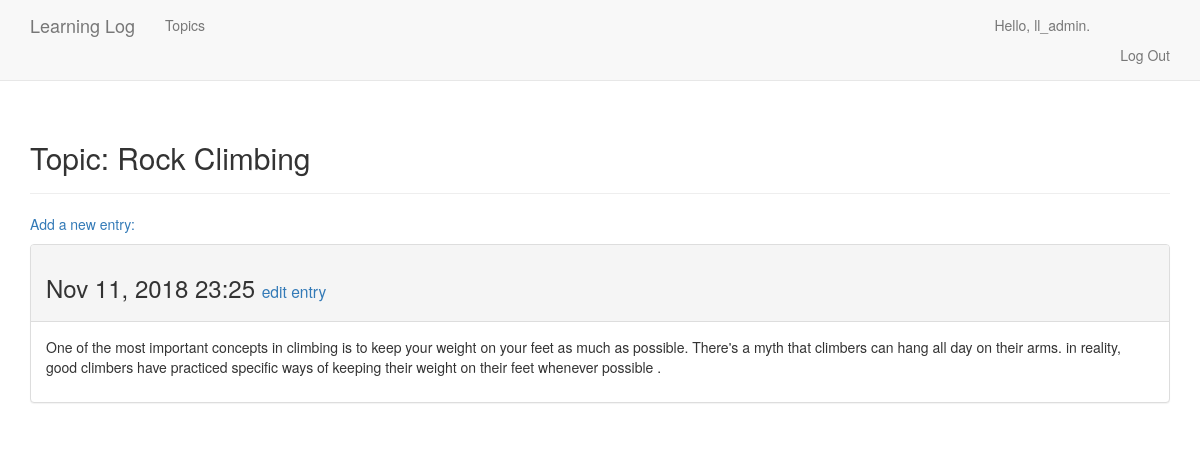
The page /topics/2/ (signed in) on the database its author committed.
### learning_logs/models.py (models this page shows, shortened)
class Topic(models.Model):
    text = models.CharField(max_length=200)
    date_added = models.DateTimeField(auto_now_add=True)
    owner = models.ForeignKey(User, on_delete=models.DO_NOTHING)
    def __str__(self):
        return self.text

class Entry(models.Model):
    topic = models.ForeignKey(Topic, on_delete = models.DO_NOTHING)
    text = models.TextField()
    date_added = models.DateTimeField(auto_now_add=True)
    class Meta:
        verbose_name_plural = 'entries'

### learning_logs/views.py (the view)
# urls.py: re_path(r'^topics/(?P<topic_id>\d+)/$', views.topic, name ='topic'),
@login_required
def topic(request, topic_id):
    topic = Topic.objects.get(id=topic_id)
    if topic.owner != request.user:
        raise Http404
    entries = topic.entry_set.order_by('-date_added')
    context = {'topic': topic, 'entries': entries}
    return render(request, 'learning_logs/topic.html', context)

### learning_logs/templates/learning_logs/topic.html (shortened to what this page needs)
{% extends "learning_logs/base.html" %}
  {% block header %}
  <h2>Topic: {{topic}}</h2> {% endblock header %} {% block content %}
  <p>
    <a href="{% url 'learning_logs:new_entry' topic.id %}"> Add a new entry: </a>
  </p>
  {% for entry in entries %}
  <div class="panel panel-default">
    <div class="panel-heading">
      <h3>
          {{entry.date_added|date:'M d, Y H:i'}}
          <small>
            <a href="{% url 'learning_logs:edit_entry' entry.id %}">edit entry</a>
          </small>
        </h3>
    </div>
    <div class="panel-body">
      {{entry.text|linebreaks}}
    </div>
  </div>
  {%empty%} There are no entries for this topic yet. {% endfor %} {% endblock content %}

### learning_logs/templates/learning_logs/base.html (shortened to what this page needs)
{% load bootstrap3 %}
<!DOCTYPE html>
<html lang="en" dir="ltr">
<head>
  {% bootstrap_css %} {% bootstrap_javascript %}
</head>
<body>
  <nav class="navbar navbar-default navbar-static-top navbar-light bg-light">
    <div class="container">
      <div class="navbar-header">
        <a class="navbar-brand" href="{% url 'learning_logs:index' %}">Learning Log</a>
      </div>
      <div id="navbar" class="collapse navbar-collapse">
        <ul class="nav navbar-nav">
          <li><a href="{% url 'learning_logs:topics' %}">Topics</a></li>
        </ul>
        <ul class="nav navbar-nav navbar-right">
          {% if user.is_authenticated %}
          <li><a>Hello, {{ user.username }}.<a></li>
          <li><a href="{% url 'users:logout' %}">Log Out</a></li>
          {% else %}
          <li><a href="{% url 'users:register' %}">Register</a></li>
          <li><a href="{% url 'users:login' %}">Log In</a></li>
          {% endif %}
        </ul>
      </div>
    </div>
  </nav>
  <div class="container">
    <div class="page-header">
      {% block header %}{% endblock header %}
    </div>
    <div>
      {% block content %}{% endblock content %}
    </div>
  </div>
</body>
</html>

### rows shown on the page
Topic: text "Rock Climbing"
Entry: date_added "Nov 11, 2018 23:25", text "One of the most important concepts in climbing is to keep your weight on your feet as much as possible. There's a myth that climbers can hang all day on their arms. in reality, good climbers have practiced specific ways of keeping their weight on their feet whenever possible ."

### other values the page prints
{{ user.username }} "ll_admin"
